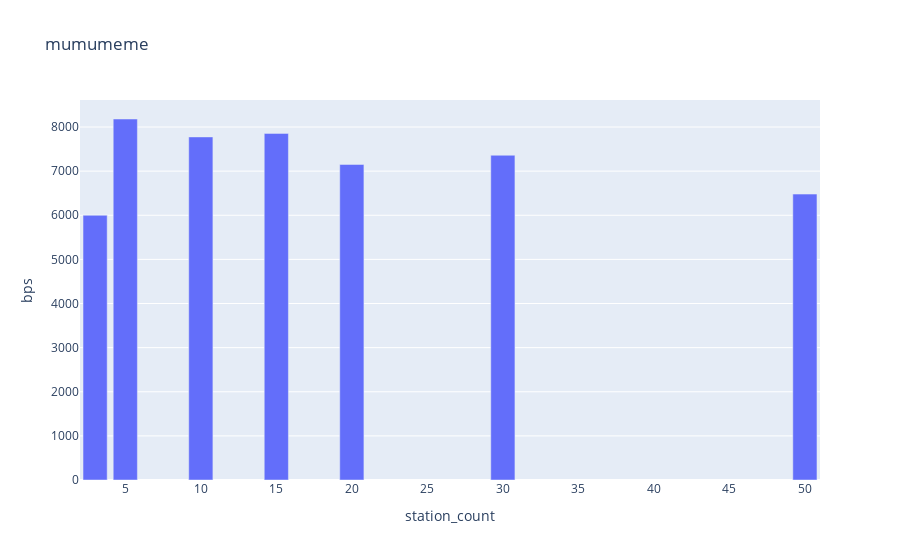

Source (notebook cell):
### Code cell
df_station_count = df.groupby(["station_count"]).mean().reset_index()
fig = px.bar(df_station_count, x="station_count", y="bps", title="mumumeme")
fig.show()

### Figure 1 — Plotly figure (JSON) as saved in the notebook; plotly's stock layout.template omitted (floating-point values rounded to 4 significant figures)
{"data": [{"alignmentgroup": "True", "hovertemplate": "station_count=%{x}<br>bps=%{y}<extra></extra>", "legendgroup": "", "marker": {"color": "#636efa", "pattern": {"shape": ""}}, "name": "", "offsetgroup": "", "orientation": "v", "showlegend": false, "textposition": "auto", "type": "bar", "x": [3, 5, 10, 15, 20, 30, 50], "xaxis": "x", "y": [6000, 8182.0, 7776, 7856, 7152, 7360, 6480], "yaxis": "y"}], "layout": {"barmode": "relative", "legend": {"tracegroupgap": 0}, "title": {"text": "mumumeme"}, "xaxis": {"anchor": "y", "domain": [0, 1], "title": {"text": "station_count"}}, "yaxis": {"anchor": "x", "domain": [0, 1], "title": {"text": "bps"}}}}
